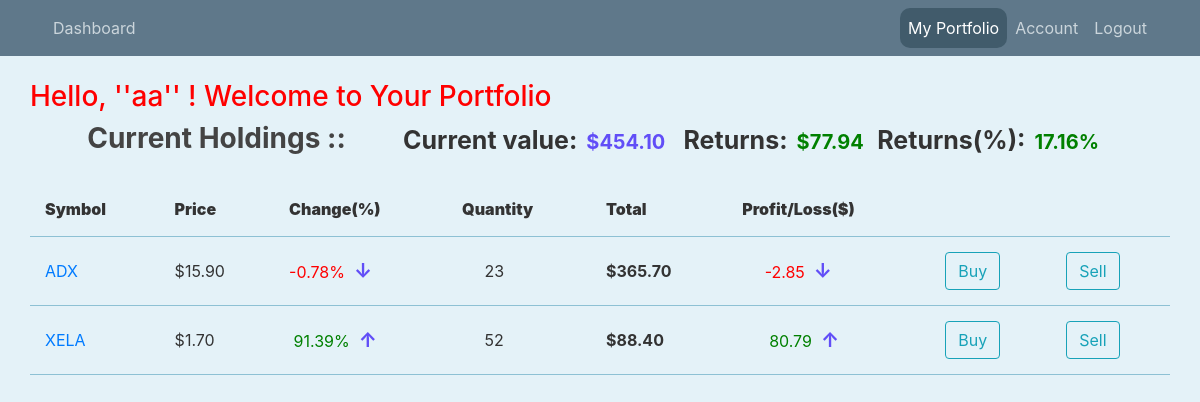
Before: /portfolio (signed in) with the older database file.
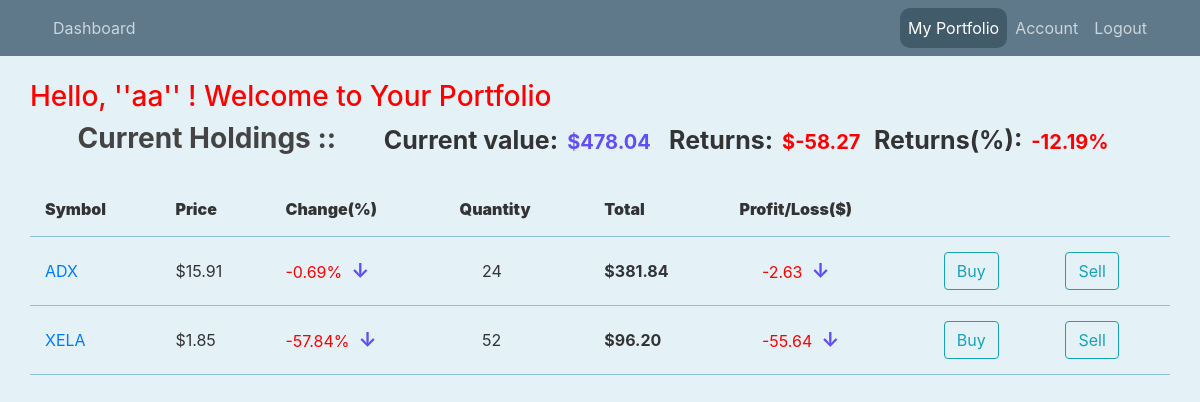
After: the same page with the newer database file.
### stockchart/models.py (models this page shows, shortened)
class User(db.Model,UserMixin):
    id = db.Column(db.Integer,primary_key=True)
    firstname = db.Column(db.String(20),unique=False,nullable=False)
    lastname = db.Column(db.String(20),unique=False,nullable=True)
    username = db.Column(db.String(20),unique=True,nullable=False)
    email = db.Column(db.String(120),unique=True,nullable=False)
    image_file = db.Column(db.String(20),nullable=False,default='default.jpg')
    password = db.Column(db.String(60),nullable = False)
    stocks = db.Column(db.String,nullable=False,default='.')

class Stock(db.Model):
    id = db.Column(db.Integer,primary_key=True,autoincrement=True)
    symbol = db.Column(db.String(10),nullable=False)
    price = db.Column(db.String(100),nullable=False)
    percent_change = db.Column(db.Text,nullable = False)
    name = db.Column(db.Text,nullable = False)
    change = db.Column(db.Text,nullable = False)

### stockchart/routes.py (the view)
@login_required
@app.route("/portfolio",methods=['GET'])
def portfolio():
    if current_user.is_authenticated:
        user_stocks = []
        if(current_user.stocks != '.'):
            user_stocks = list(int(i) for i in current_user.stocks[1:-1].split('.'))
        stocks = []
        stock_ids = set(user_stocks)
        for stock_id in stock_ids:
            map = {}
            stock = Stock.query.get_or_404(stock_id)
            map['symbol'] = stock.symbol
            map['price'] = stock.price
            map['percent_change'] = stock.percent_change
            map['count'] = user_stocks.count(stock_id)
            map['id'] = stock_id
            total = "{:.2f}".format(float(stock.price)*user_stocks.count(stock_id))
            map['total']=total
            pro_loss = format(float(total)*(float(stock.percent_change)/100),'.2f')
            map['pro_loss'] = pro_loss
            stocks.append(map)
        current_value = 0
        return_value = 0
        for map in stocks:
            current_value += float(map['total'])
            return_value += float(map['pro_loss'])
        return_percent = str(format((return_value/current_value)*100,'.2f'))
        current_value = format(current_value,'.2f')
        return_value = str(format(return_value,'.2f'))
        no_of_stocks = len(stocks)
        return render_template('portfolio.html',stocks=stocks,no_of_stocks=no_of_stocks,current_value=current_value,return_value=return_value,return_percent=return_percent)
    else:
        return redirect(url_for('login'))

### stockchart/models.py (called while the page is built)
@login_manager.user_loader
def load_user(user_id):
    return User.query.get(int(user_id))

### stockchart/templates/portfolio.html
{% extends 'layout.html' %}
{% block content %}
        <marquee><h3 style="color: red;"> Hello, ''{{ current_user.username }}'' ! Welcome to Your Portfolio</h3></marquee>
        <div class="box">
          <div class="box1">
            <h3><b>Current Holdings ::</b></h3>
          </div>
          <div class="innerbox">
          <tr>
            <th><b class="hold">Current value:</b>&nbsp;&nbsp;<span>${{ current_value}} </span>&nbsp;&nbsp;</th>
            {%if return_value[0] != '-'%}
            <th><b class="hold">Returns:</b>&nbsp;&nbsp;<span class="profit">${{ return_value}}</span>&nbsp;&nbsp;</th>
            {%else%}
            <th><b class="hold">Returns:</b>&nbsp;&nbsp;<span class="loss">${{ return_value}}</span>&nbsp;&nbsp;</th>
            {%endif%}
            {%if return_percent[0] != '-'%}
            <th><b class="hold">Returns(%):</b>&nbsp;&nbsp;<span class="profit">{{ return_percent}}% </span>&nbsp;&nbsp;</th>
            {%else%}
            <th><b class="hold">Returns(%):</b>&nbsp;&nbsp;<span class="loss">{{ return_percent}}% </span>&nbsp;&nbsp;</th>
            {%endif%}
          </tr>
        </div>
        </div>
        <table style="width: 100%;">
          <thead style="height: 50px;">
            <th><b>Symbol</b></th>
            <th><b>Price</b></th>
            <th><b>Change(%)</b></th>
            <th><b>Quantity</b></th>
            <th><b>Total</b></th>
            <th><b>Profit/Loss($)</b></th>
          </thead>
          {%for stock in stocks%}
          <tr>
          <td><a href="{{url_for('stock',stock_id=stock.id)}}">{{ stock.symbol }}</a></td>
          <td>${{ stock.price }}</td>
          {%if stock.percent_change[0] != '-'%}
          <td class="profit">&nbsp;{{ stock.percent_change }}%&nbsp;&nbsp;<span>&#8593;</span></td>
          {%else%}
          <td class="loss">{{ stock.percent_change }}%&nbsp;&nbsp;<span>&#8595;</span></td>
          {%endif%}
          <td>&nbsp;&nbsp;&nbsp;&nbsp;&nbsp;{{ stock.count }}</td>
          <td><b>${{  stock.total }}</b></td>
          {%if stock.percent_change[0] != '-'%}
          <td class="profit">&nbsp;&nbsp;&nbsp;&nbsp;&nbsp;&nbsp;{{ stock.pro_loss }}&nbsp;&nbsp;<span>&#8593;</span></td>
          {%else%}
          <td class="loss">&nbsp;&nbsp;&nbsp;&nbsp;&nbsp;{{ stock.pro_loss }}&nbsp;&nbsp;<span>&#8595;</span></td>
          {%endif%}
          {%if current_user.is_authenticated%}
          <td><a href="{{url_for('buy_stock',stock_id=stock.id)}}"><button class='btn btn-outline-info'>Buy</button></a></td>
          <td><a href="{{url_for('sell_stock',stock_id=stock.id)}}"><button class='btn btn-outline-info'>Sell</button></a></td>
          {%endif%}
          </tr>
          {%endfor%}
        </table>
{% endblock content %}

### stockchart/templates/layout.html (shortened to what this page needs)
<!DOCTYPE html>
<html>
<head>
    <link rel="stylesheet" href="https://cdn.jsdelivr.net/npm/bootstrap@4.3.1/dist/css/bootstrap.min.css">
    <link rel="stylesheet" type="text/css" href="{{url_for('static',filename='main.css') }}">
</head>
<body>
    <header class="site-header">
        <nav class="navbar navbar-expand-md navbar-dark bg-steel fixed-top">
          <div class="container">
            <div class="collapse navbar-collapse" id="navbarToggle">
              <div class="navbar-nav mr-auto">
                <a class="nav-item nav-link" id="nv" href="{{url_for('dashboard')}}">Dashboard</a>
              </div>
              <div class="navbar-nav">
                {%if current_user.is_authenticated%}
                <a class="nav-item nav-link" id="nv" href="{{url_for('portfolio')}}">My Portfolio</a>
                <a class="nav-item nav-link" id="nv" href="{{url_for('account')}}">Account</a>
                <a class="nav-item nav-link" id="nv" href="{{url_for('logout')}}">Logout</a>
                {%else%}
                <a class="nav-item nav-link" id="nv" href="{{url_for('login')}}">Login</a>
                <a class="nav-item nav-link " href="{{url_for('register')}}">Register</a>
                {%endif%}
              </div>
            </div>
          </div>
        </nav>
      </header>
      <main role="main" class="container">
        <div class="row">
            {% block content %}{% endblock %}
      </main>
</body>
</html>

### stockchart/static/main.css (style rules this page uses)
body { background: rgb(228, 242, 248); color: #333333; margin-top: 5rem; }
h1, h2, h3, h4, h5, h6 { color: #444444; }
.bg-steel { background-color: #5f788a; }
.site-header .navbar-nav .nav-link { color: #cbd5db; }
.loss { color: red; }
tr { border-bottom: 0.5px solid rgb(141, 193, 212); }
th { padding: 15px; }
td { padding: 15px; }
span { font-size: 20px; }
a:is(:link, :active, :visited).active { background-color: rgb(65, 91, 107); border-radius: 10px; }
.box { width: 100%; height: 60px; display: flex; justify-content: space-evenly; }
span { color: rgba(49, 18, 247, 0.735); font-weight: bold; }
.hold { font-size: 25px; }

Changed rows visible on the page:
changed Stock "ADX": price "15.90" → "15.91"; percent_change "-0.78" → "-0.69"; count "23" → "24"; total "365.70" → "381.84"; pro_loss "-2.85" → "-2.63"
changed Stock "XELA": price "1.70" → "1.85"; total "88.40" → "96.20"; percent_change "91.39" → "-57.84"; pro_loss "80.79" → "-55.64"; percent_change "↑ ↑" → "↓ ↓"
Other visible differences:
{{ current_value }}: "454.10" → "478.04"
{{ return_value }}: (not shown) → "-58.27"
{{ return_percent }}: (not shown) → "-12.19"
{{ return_value }}: "77.94" → (not shown)
{{ return_percent }}: "17.16" → (not shown)
